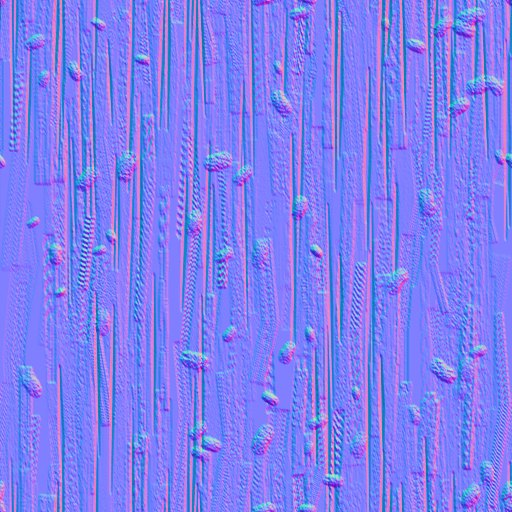
#> input picture art/texhi/bark_n.jpg, 512 x 512 px
$ python -i itchcover.py   (imports and definitions only)
#> lines starting #> are read from the running program, lines starting #| are printed output that depends on the picture
# itch.io cover and contact sheet (owner Nov 18). The game pictures are copied untouched; the only addition is the title on the cover, taken from the game's own
# title card as the page draws it (tools/itchshot.cjs title: #stitle on a transparent page, 3x): the DAWNPUNK wordmark with its flourish, and its tagline.
# Usage: python3 tools/itchcover.py cover <keyart.png> <title_alpha.png> <crop x0> <crop y0> <crop h> <title cy share> <out.png>
#        python3 tools/itchcover.py sheet <out.jpg> <label=png> ...
import sys
from PIL import Image, ImageDraw, ImageFont, ImageFilter

def rows(a):
    """split the title picture into its bands (wordmark+flourish, tagline) by empty alpha rows"""
    al = a.split()[3]; w, h = a.size; px = al.load(); filled = [any(px[x, y] > 40 for x in range(0, w, 2)) for y in range(h)]
    bands, y = [], 0
    while y < h:
        if filled[y]:
            y0 = y
            while y < h and filled[y]: y += 1
            bands.append((y0, y))
        else: y += 1
    return bands

def trim(im):
    bb = im.split()[3].point(lambda v: 255 if v > 6 else 0).getbbox(); return im.crop(bb)

def cover(src, title, x0, y0, ch, cy, out):
    W, H = 630, 500
    k = Image.open(src).convert('RGB'); cw = round(ch * W / H); art = k.crop((x0, y0, x0 + cw, y0 + ch)).resize((W, H), Image.LANCZOS)
    t = Image.open(title).convert('RGBA'); b = rows(t); print('title bands', b)
    # the wordmark and flourish are the bands down to the last gap before the tagline; the tagline is the last band
    word = trim(t.crop((0, b[0][0], t.width, b[-2][1] if len(b) > 1 else b[0][1]))); tag = trim(t.crop((0, b[-1][0], t.width, b[-1][1]))) if len(b) > 1 else None
    ww = 560; word = word.resize((ww, round(word.height * ww / word.width)), Image.LANCZOS)
    o = art.convert('RGBA'); top = round(H * cy - word.height / 2)
    o.alpha_composite(word, ((W - ww) // 2, top))
    if tag is not None:
        tw = 330; tag = tag.resize((tw, round(tag.height * tw / tag.width)), Image.LANCZOS)
        # the tagline gets a dark halo round its letters (part of the title text, not the picture) so it reads on the art
        a = tag.split()[3].filter(ImageFilter.MaxFilter(5)).filter(ImageFilter.GaussianBlur(3)); halo = Image.new('RGBA', tag.size, (0, 0, 0, 0)); halo.putalpha(a.point(lambda v: min(255, int(v * 1.1))))
        ty = top + word.height + 6; o.alpha_composite(halo, ((W - tw) // 2, ty)); o.alpha_composite(tag, ((W - tw) // 2, ty))
    o = o.convert('RGB'); o.save(out, optimize=True); o.resize((315, 250), Image.LANCZOS).save(out.replace('.png', '_315x250.png'), optimize=True); print('wrote', out)

def sheet(out, items):
    f = ImageFont.truetype('/usr/share/fonts/truetype/dejavu/DejaVuSans-Bold.ttf', 22); cw, chh, pad, lab = 960, 540, 12, 34
    cols = 2; n = len(items); r = (n + cols - 1) // cols; S = Image.new('RGB', (cols * cw + (cols + 1) * pad, r * (chh + lab) + (r + 1) * pad), (22, 22, 22)); d = ImageDraw.Draw(S)
    for i, (l, p) in enumerate(items):
        im = Image.open(p).convert('RGB'); x = pad + (i % cols) * (cw + pad); y = pad + (i // cols) * (chh + lab + pad)
        sc = min(cw / im.width, chh / im.height); im2 = im.resize((round(im.width * sc), round(im.height * sc)), Image.LANCZOS)
        d.text((x, y + 4), l + '  (' + str(im.width) + 'x' + str(im.height) + ')', fill=(255, 226, 150), font=f); S.paste(im2, (x + (cw - im2.width) // 2, y + lab))
    S.save(out, quality=90); print('wrote', out, S.size)

# [4 lines not run here, left out]

>>> import cv2
>>> picture = cv2.imread('../art/texhi/bark_n.jpg', cv2.IMREAD_GRAYSCALE)
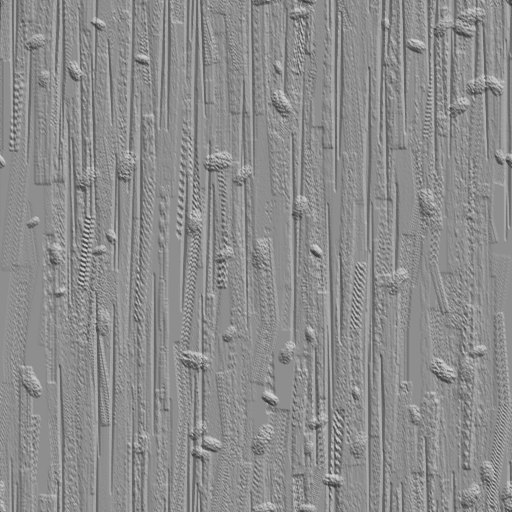
#> picture: shape (512, 512); min 44, max 218, mean 140.2
#> (the run stopped early here; a loop or call above may not have finished)

$ run again, on art/texhi/glaze_n.jpg
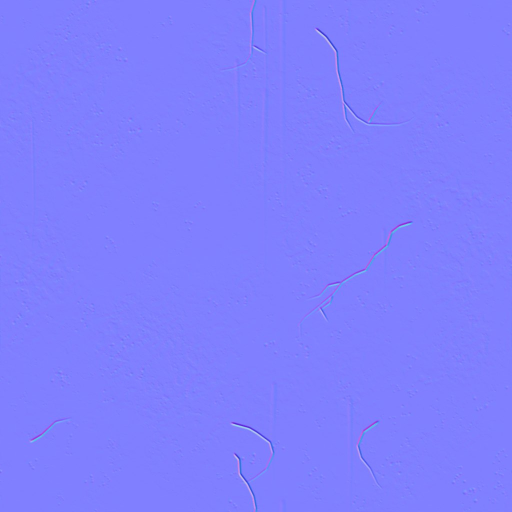
#> input picture art/texhi/glaze_n.jpg, 1024 x 1024 px (shown at 1/2 size)
#> `picture = cv2.imread('../art/texhi/bark_n.jpg', cv2.IMREAD_GRAYSCALE)`:
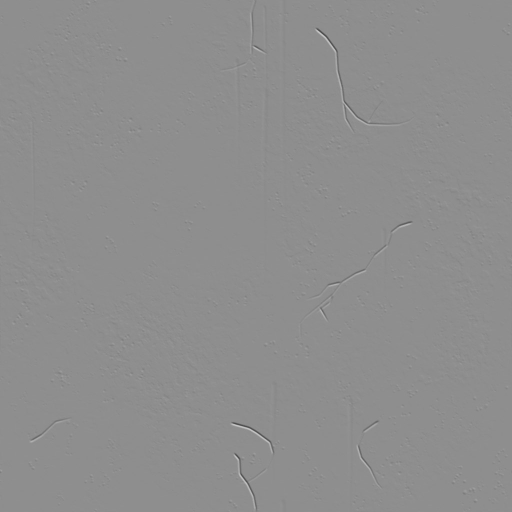
#> picture: shape (1024, 1024) (shown at 1/2 size); min 60, max 209, mean 141.8
